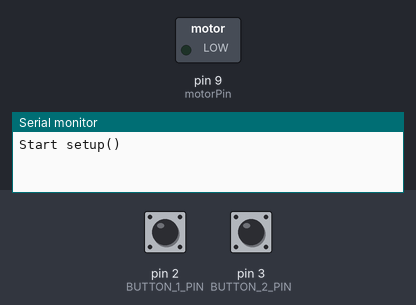
This sketch was run on a simulated Arduino Uno, built with avr-gcc and run on an emulated ATmega328P. Parts: switched loads named in the sketch (green lamp = pin HIGH), the last lines printed to the serial monitor. The test bench sets the inputs (shaded band); at power-on: pin 3 (BUTTON_2_PIN) HIGH, pin 2 (BUTTON_1_PIN) HIGH.

Above: at 1.2 s.
1.3 s: pin 3 (BUTTON_2_PIN) pulled LOW for 0.15 s
At 2.5 s:
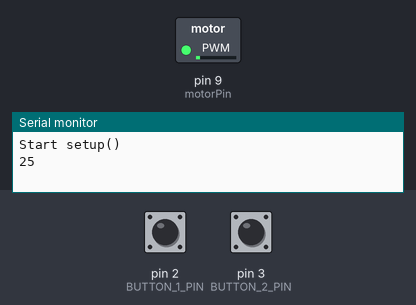
2.9 s: pin 2 (BUTTON_1_PIN) pulled LOW for 0.15 s
At 3.9 s:
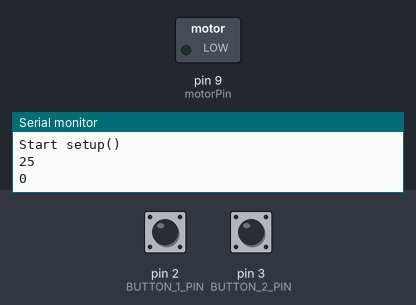
4.5 s: pin 3 (BUTTON_2_PIN) pulled LOW for 1 s
At 5.1 s:
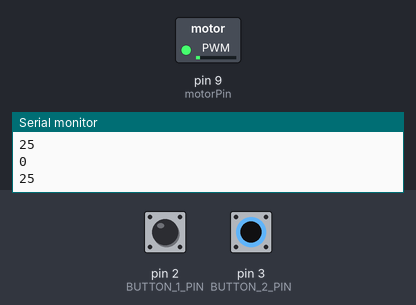
7.0 s: pin 2 (BUTTON_1_PIN) pulled LOW for 1 s
At 8.2 s:
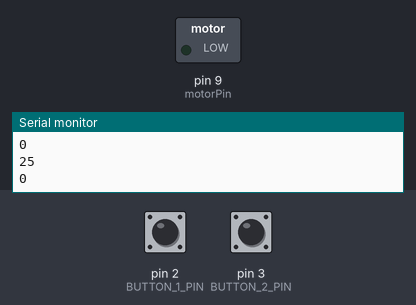
9.5 s: pin 3 (BUTTON_2_PIN) pulsed LOW 5 times (0.12 s each, 0.3 s apart)
At 11.1 s:
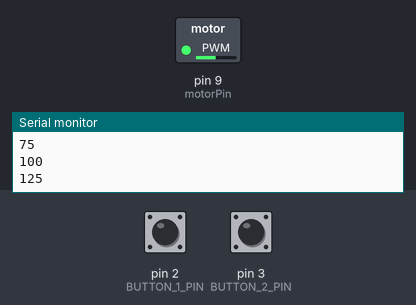
12.5 s: pin 3 (BUTTON_2_PIN) pulled LOW for 0.15 s
At 13.6 s:
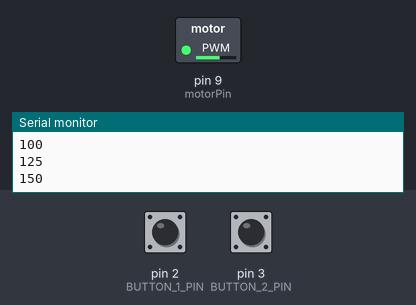
Timing chart, 0 to 15.1 s (numbered marks = the images above; inputs shaded):
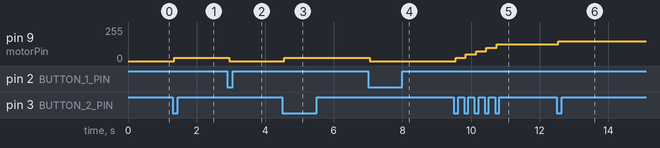

Measured:
- after the input at 1.3 s, pin 9 (motorPin): 0/255 → 25/255 after 0.05 s
- after the input at 2.9 s, pin 9 (motorPin): 25/255 → 0/255 after 0.05 s
- after the input at 4.5 s, pin 9 (motorPin): 0/255 → 25/255 after 0.05 s
- after the input at 7.0 s, pin 9 (motorPin): 25/255 → 0/255 after 0.05 s
- after the input at 9.5 s, pin 9 (motorPin): moves from 0/255 to 125/255 over 1.2 s, starting after 0.05 s
- after the input at 12.5 s, pin 9 (motorPin): 125/255 → 150/255 after 0.05 s

The sketch:

motor_pwm_ezButton.ino
```cpp
#include <ezButton.h>
#define motorPin 9
const int BUTTON_NUM = 2;
const int BUTTON_1_PIN = 2;
const int BUTTON_2_PIN = 3;
int motorPwm = 0;
ezButton buttonArray[] = {
  ezButton(BUTTON_1_PIN),
  ezButton(BUTTON_2_PIN),
};


void setup() {
  // put your setup code here, to run once:
  for (byte i = 0; i < BUTTON_NUM; i++) {
    buttonArray[i].setDebounceTime(50); // set debounce time to 50 milliseconds
  }
  pinMode(motorPin, OUTPUT);
  Serial.begin(9600);
  Serial.println("Start setup()");
}

void loop() {
  // put your main code here, to run repeatedly:
  for (byte i = 0; i < BUTTON_NUM; i++)
    buttonArray[i].loop(); // MUST call the loop() function first

  if (buttonArray[0].isPressed()) {
    if(motorPwm > 0)
    {
      motorPwm-=25;
      analogWrite(motorPin,motorPwm);
      Serial.println(motorPwm);
    }
  }
  else if(buttonArray[1].isPressed()) {
    if(motorPwm < 250)
    {
      motorPwm+=25;
      analogWrite(motorPin,motorPwm);
      Serial.println(motorPwm);
    }
  }


/*
  for (byte i = 0; i < BUTTON_NUM; i++) {
    if (buttonArray[i].isPressed()) {
      Serial.print("The button ");
      Serial.print(i + 1);
      Serial.println(" is pressed");
    }

    if (buttonArray[i].isReleased()) {
      Serial.print("The button ");
      Serial.print(i + 1);
      Serial.println(" is released");
    }
  }
*/
//  digitalWrite(motorPin,btn2State);

}
```
